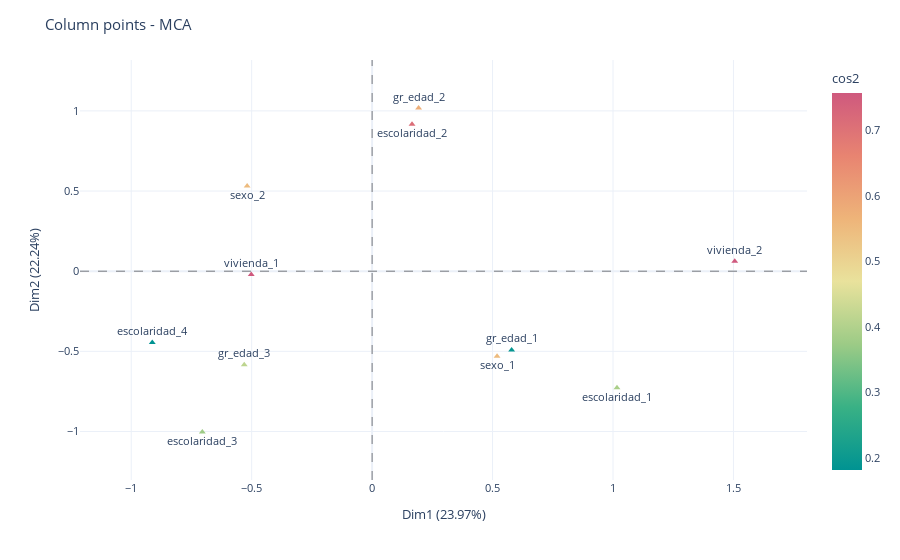

The notebook cell this image was saved under:
### Markdown cell above
El plot se puede interpretar de la siguiente manera:

1. Las modalidades de variables con un perfil similar se agrupan.
2. Las modalidades de variables correlacionadas negativamente se colocan en lados opuestos del origen de la gráfica.
3. La distancia entre los puntos de categoría y el origen mide la calidad de la variable categoría en el mapa de factores. Los puntos de categoría que están lejos del origen están bien representados en el mapa de factor.

### Code cell
mca_plot_cos2(ca, X1, choice="columns", top=11)

### Figure 1 — Plotly figure (JSON) as saved in the notebook; plotly's stock layout.template omitted (floating-point values rounded to 4 significant figures)
{"data": [{"hovertemplate": "Dim1=%{x}<br>Dim2=%{y}<br>index=%{text}<br>cos2=%{marker.color}<extra></extra>", "legendgroup": "", "marker": {"color": [0.1819, 0.3755, 0.4147, 0.551, 0.7567, 0.7103, 0.5775, 0.551, 0.1923, 0.3906, 0.7567], "coloraxis": "coloraxis", "symbol": "triangle-up"}, "mode": "markers+text", "name": "", "orientation": "v", "showlegend": false, "text": ["escolaridad_4", "escolaridad_3", "gr_edad_3", "sexo_2", "vivienda_1", "escolaridad_2", "gr_edad_2", "sexo_1", "gr_edad_1", "escolaridad_1", "vivienda_2"], "textposition": ["top center", "bottom center", "top center", "bottom center", "top center", "bottom center", "top center", "bottom center", "top center", "bottom center", "top center"], "type": "scatter", "x": [-0.9127, -0.7049, -0.5309, -0.5188, -0.5018, 0.1657, 0.193, 0.5188, 0.5792, 1.017, 1.505], "xaxis": "x", "y": [-0.4445, -1.002, -0.5833, 0.5308, -0.0207, 0.9169, 1.018, -0.5308, -0.4912, -0.7272, 0.0622], "yaxis": "y"}], "layout": {"coloraxis": {"colorbar": {"title": {"text": "cos2"}}, "colorscale": [[0, "rgb(0, 147, 146)"], [0.1667, "rgb(57, 177, 133)"], [0.3333, "rgb(156, 203, 134)"], [0.5, "rgb(233, 226, 156)"], [0.6667, "rgb(238, 180, 121)"], [0.8333, "rgb(232, 132, 113)"], [1, "rgb(207, 89, 126)"]]}, "font": {"size": 11}, "legend": {"tracegroupgap": 0}, "margin": {"t": 60}, "shapes": [{"line": {"color": "black", "dash": "dash", "width": 0.5}, "type": "line", "x0": 0, "x1": 1, "xref": "x domain", "y0": 0, "y1": 0, "yref": "y"}, {"line": {"color": "black", "dash": "dash", "width": 0.5}, "type": "line", "x0": 0, "x1": 0, "xref": "x", "y0": 0, "y1": 1, "yref": "y domain"}], "title": {"text": "Column points - MCA"}, "xaxis": {"anchor": "y", "domain": [0, 1], "range": [-1.213, 1.805], "title": {"text": "Dim1 (23.97%)"}}, "yaxis": {"anchor": "x", "domain": [0, 1], "range": [-1.303, 1.318], "title": {"text": "Dim2 (22.24%)"}}}}
